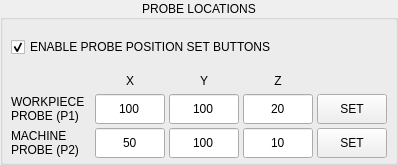
         <widget class="QGroupBox" name="groupBox_positions">
          <property name="sizePolicy">
           <sizepolicy hsizetype="Preferred" vsizetype="Preferred">
            <horstretch>0</horstretch>
            <verstretch>0</verstretch>
           </sizepolicy>
          </property>
          <property name="title">
           <string>PROBE LOCATIONS</string>
          </property>
          <property name="alignment">
           <set>Qt::AlignCenter</set>
          </property>
          <layout class="QVBoxLayout" name="verticalLayout_3">
           <property name="spacing">
            <number>4</number>
           </property>
           <property name="leftMargin">
            <number>8</number>
           </property>
           <property name="topMargin">
            <number>12</number>
           </property>
           <property name="rightMargin">
            <number>8</number>
           </property>
           <property name="bottomMargin">
            <number>4</number>
           </property>
           <item>
            <widget class="QCheckBox" name="chk_enable_set">
             <property name="sizePolicy">
              <sizepolicy hsizetype="Preferred" vsizetype="Fixed">
               <horstretch>0</horstretch>
               <verstretch>0</verstretch>
              </sizepolicy>
             </property>
             <property name="minimumSize">
              <size>
               <width>0</width>
               <height>30</height>
              </size>
             </property>
             <property name="maximumSize">
              <size>
               <width>16777215</width>
               <height>30</height>
              </size>
             </property>
             <property name="text">
              <string>ENABLE PROBE POSITION SET BUTTONS</string>
             </property>
             <property name="checked">
              <bool>true</bool>
             </property>
            </widget>
           </item>
           <item>
            <widget class="QWidget" name="widget_xy_header" native="true">
             <property name="minimumSize">
              <size>
               <width>0</width>
               <height>24</height>
              </size>
             </property>
             <property name="maximumSize">
              <size>
               <width>16777215</width>
               <height>24</height>
              </size>
             </property>
             <layout class="QHBoxLayout" name="horizontalLayout_10">
              <property name="spacing">
               <number>4</number>
              </property>
              <property name="leftMargin">
               <number>0</number>
              </property>
              <property name="topMargin">
               <number>0</number>
              </property>
              <property name="rightMargin">
               <number>0</number>
              </property>
              <property name="bottomMargin">
               <number>0</number>
              </property>
              <item>
               <widget class="QLabel" name="lbl_blank">
                <property name="minimumSize">
                 <size>
                  <width>80</width>
                  <height>0</height>
                 </size>
                </property>
                <property name="maximumSize">
                 <size>
                  <width>80</width>
                  <height>24</height>
                 </size>
                </property>
                <property name="text">
                 <string/>
                </property>
               </widget>
              </item>
              <item>
               <widget class="QLabel" name="lbl_x">
                <property name="minimumSize">
                 <size>
                  <width>70</width>
                  <height>30</height>
                 </size>
                </property>
                <property name="maximumSize">
                 <size>
                  <width>70</width>
                  <height>24</height>
                 </size>
                </property>
                <property name="text">
                 <string>X</string>
                </property>
                <property name="alignment">
                 <set>Qt::AlignCenter</set>
                </property>
               </widget>
              </item>
              <item>
               <widget class="QLabel" name="lbl_y">
                <property name="minimumSize">
                 <size>
                  <width>70</width>
                  <height>30</height>
                 </size>
                </property>
                <property name="maximumSize">
                 <size>
                  <width>70</width>
                  <height>24</height>
                 </size>
                </property>
                <property name="text">
                 <string>Y</string>
                </property>
                <property name="alignment">
                 <set>Qt::AlignCenter</set>
                </property>
               </widget>
              </item>
              <item>
               <widget class="QLabel" name="lbl_z">
                <property name="minimumSize">
                 <size>
                  <width>70</width>
                  <height>30</height>
                 </size>
                </property>
                <property name="maximumSize">
                 <size>
                  <width>70</width>
                  <height>24</height>
                 </size>
                </property>
                <property name="text">
                 <string>Z</string>
                </property>
                <property name="alignment">
                 <set>Qt::AlignCenter</set>
                </property>
               </widget>
              </item>
              <item>
               <widget class="QLabel" name="lbl_blank_2">
                <property name="minimumSize">
                 <size>
                  <width>70</width>
                  <height>30</height>
                 </size>
                </property>
                <property name="maximumSize">
                 <size>
                  <width>70</width>
                  <height>24</height>
                 </size>
                </property>
                <property name="text">
                 <string/>
                </property>
               </widget>
              </item>
             </layout>
            </widget>
           </item>
           <item>
            <widget class="QWidget" name="widget_wp_location" native="true">
             <property name="minimumSize">
              <size>
               <width>0</width>
               <height>30</height>
              </size>
             </property>
             <property name="maximumSize">
              <size>
               <width>16777215</width>
               <height>30</height>
              </size>
             </property>
             <layout class="QHBoxLayout" name="horizontalLayout_4">
              <property name="spacing">
               <number>4</number>
              </property>
              <property name="leftMargin">
               <number>0</number>
              </property>
              <property name="topMargin">
               <number>0</number>
              </property>
              <property name="rightMargin">
               <number>0</number>
              </property>
              <property name="bottomMargin">
               <number>0</number>
              </property>
              <item>
               <widget class="QLabel" name="lbl_wp_location">
                <property name="sizePolicy">
                 <sizepolicy hsizetype="Preferred" vsizetype="Preferred">
                  <horstretch>0</horstretch>
                  <verstretch>0</verstretch>
                 </sizepolicy>
                </property>
                <property name="minimumSize">
                 <size>
                  <width>80</width>
                  <height>0</height>
                 </size>
                </property>
                <property name="maximumSize">
                 <size>
                  <width>80</width>
                  <height>16777215</height>
                 </size>
                </property>
                <property name="toolTip">
                 <string>Location of workpiece probe position</string>
                </property>
                <property name="text">
                 <string>WORKPIECE
PROBE (P1)</string>
                </property>
               </widget>
              </item>
              <item>
               <widget class="QLineEdit" name="lineEdit_pos_x1">
                <property name="sizePolicy">
                 <sizepolicy hsizetype="Preferred" vsizetype="Preferred">
                  <horstretch>0</horstretch>
                  <verstretch>0</verstretch>
                 </sizepolicy>
                </property>
                <property name="minimumSize">
                 <size>
                  <width>70</width>
                  <height>0</height>
                 </size>
                </property>
                <property name="maximumSize">
                 <size>
                  <width>70</width>
                  <height>16777215</height>
                 </size>
                </property>
                <property name="text">
                 <string>100</string>
                </property>
                <property name="maxLength">
                 <number>8</number>
                </property>
                <property name="alignment">
                 <set>Qt::AlignCenter</set>
                </property>
               </widget>
              </item>
              <item>
               <widget class="QLineEdit" name="lineEdit_pos_y1">
                <property name="sizePolicy">
                 <sizepolicy hsizetype="Preferred" vsizetype="Preferred">
                  <horstretch>0</horstretch>
                  <verstretch>0</verstretch>
                 </sizepolicy>
                </property>
                <property name="minimumSize">
                 <size>
                  <width>70</width>
                  <height>0</height>
                 </size>
                </property>
                <property name="maximumSize">
                 <size>
                  <width>70</width>
                  <height>16777215</height>
                 </size>
                </property>
                <property name="text">
                 <string>100</string>
                </property>
                <property name="maxLength">
                 <number>8</number>
                </property>
                <property name="alignment">
                 <set>Qt::AlignCenter</set>
                </property>
               </widget>
              </item>
              <item>
               <widget class="QLineEdit" name="lineEdit_pos_z1">
                <property name="sizePolicy">
                 <sizepolicy hsizetype="Preferred" vsizetype="Preferred">
                  <horstretch>0</horstretch>
                  <verstretch>0</verstretch>
                 </sizepolicy>
                </property>
                <property name="minimumSize">
                 <size>
                  <width>70</width>
                  <height>0</height>
                 </size>
                </property>
                <property name="maximumSize">
                 <size>
                  <width>70</width>
                  <height>16777215</height>
                 </size>
                </property>
                <property name="text">
                 <string>20</string>
                </property>
                <property name="maxLength">
                 <number>8</number>
                </property>
                <property name="alignment">
                 <set>Qt::AlignCenter</set>
                </property>
                <property name="readOnly">
                 <bool>false</bool>
                </property>
               </widget>
              </item>
              <item>
               <widget class="QPushButton" name="btn_set_wp">
                <property name="sizePolicy">
                 <sizepolicy hsizetype="Preferred" vsizetype="Preferred">
                  <horstretch>0</horstretch>
                  <verstretch>0</verstretch>
                 </sizepolicy>
                </property>
                <property name="minimumSize">
                 <size>
                  <width>70</width>
                  <height>0</height>
                 </size>
                </property>
                <property name="maximumSize">
                 <size>
                  <width>70</width>
                  <height>16777215</height>
                 </size>
                </property>
                <property name="toolTip">
                 <string>Set workpiece probe position to current location</string>
                </property>
                <property name="text">
                 <string>SET</string>
                </property>
                <property name="btn" stdset="0">
                 <string>wp</string>
                </property>
               </widget>
              </item>
             </layout>
            </widget>
           </item>
           <item>
            <widget class="QWidget" name="widget_machine_location" native="true">
             <property name="minimumSize">
              <size>
               <width>0</width>
               <height>30</height>
              </size>
             </property>
             <property name="maximumSize">
              <size>
               <width>16777215</width>
               <height>30</height>
              </size>
             </property>
             <layout class="QHBoxLayout" name="horizontalLayout_6">
              <property name="spacing">
               <number>4</number>
              </property>
              <property name="leftMargin">
               <number>0</number>
              </property>
              <property name="topMargin">
               <number>0</number>
              </property>
              <property name="rightMargin">
               <number>0</number>
              </property>
              <property name="bottomMargin">
               <number>0</number>
              </property>
              <item>
               <widget class="QLabel" name="lbl_machine_location">
                <property name="sizePolicy">
                 <sizepolicy hsizetype="Preferred" vsizetype="Preferred">
                  <horstretch>0</horstretch>
                  <verstretch>0</verstretch>
                 </sizepolicy>
                </property>
                <property name="minimumSize">
                 <size>
                  <width>80</width>
                  <height>0</height>
                 </size>
                </property>
                <property name="maximumSize">
                 <size>
                  <width>80</width>
                  <height>16777215</height>
                 </size>
                </property>
                <property name="toolTip">
                 <string>Location of machine bed probe position</string>
                </property>
                <property name="text">
                 <string>MACHINE
PROBE (P2)</string>
                </property>
               </widget>
              </item>
              <item>
               <widget class="QLineEdit" name="lineEdit_pos_x2">
                <property name="sizePolicy">
                 <sizepolicy hsizetype="Preferred" vsizetype="Preferred">
                  <horstretch>0</horstretch>
                  <verstretch>0</verstretch>
                 </sizepolicy>
                </property>
                <property name="minimumSize">
                 <size>
                  <width>70</width>
                  <height>0</height>
                 </size>
                </property>
                <property name="maximumSize">
                 <size>
                  <width>70</width>
                  <height>16777215</height>
                 </size>
                </property>
                <property name="text">
                 <string>50</string>
                </property>
                <property name="maxLength">
                 <number>8</number>
                </property>
                <property name="alignment">
                 <set>Qt::AlignCenter</set>
                </property>
               </widget>
              </item>
              <item>
               <widget class="QLineEdit" name="lineEdit_pos_y2">
                <property name="sizePolicy">
                 <sizepolicy hsizetype="Preferred" vsizetype="Preferred">
                  <horstretch>0</horstretch>
                  <verstretch>0</verstretch>
                 </sizepolicy>
                </property>
                <property name="minimumSize">
                 <size>
                  <width>70</width>
                  <height>0</height>
                 </size>
                </property>
                <property name="maximumSize">
                 <size>
                  <width>70</width>
                  <height>16777215</height>
                 </size>
                </property>
                <property name="text">
                 <string>100</string>
                </property>
                <property name="maxLength">
                 <number>8</number>
                </property>
                <property name="alignment">
                 <set>Qt::AlignCenter</set>
                </property>
               </widget>
              </item>
              <item>
               <widget class="QLineEdit" name="lineEdit_pos_z2">
                <property name="sizePolicy">
                 <sizepolicy hsizetype="Preferred" vsizetype="Preferred">
                  <horstretch>0</horstretch>
                  <verstretch>0</verstretch>
                 </sizepolicy>
                </property>
                <property name="minimumSize">
                 <size>
                  <width>70</width>
                  <height>0</height>
                 </size>
                </property>
                <property name="maximumSize">
                 <size>
                  <width>70</width>
                  <height>16777215</height>
                 </size>
                </property>
                <property name="text">
                 <string>10</string>
                </property>
                <property name="maxLength">
                 <number>8</number>
                </property>
                <property name="alignment">
                 <set>Qt::AlignCenter</set>
                </property>
                <property name="readOnly">
                 <bool>false</bool>
                </property>
               </widget>
              </item>
              <item>
               <widget class="QPushButton" name="btn_set_machine">
                <property name="sizePolicy">
                 <sizepolicy hsizetype="Preferred" vsizetype="Preferred">
                  <horstretch>0</horstretch>
                  <verstretch>0</verstretch>
                 </sizepolicy>
                </property>
                <property name="minimumSize">
                 <size>
                  <width>70</width>
                  <height>0</height>
                 </size>
                </property>
                <property name="maximumSize">
                 <size>
                  <width>70</width>
                  <height>16777215</height>
                 </size>
                </property>
                <property name="toolTip">
                 <string>Set machine probe position to current location</string>
                </property>
                <property name="text">
                 <string>SET</string>
                </property>
                <property name="btn" stdset="0">
                 <string>mp</string>
                </property>
               </widget>
              </item>
             </layout>
            </widget>
           </item>
          </layout>
         </widget>
